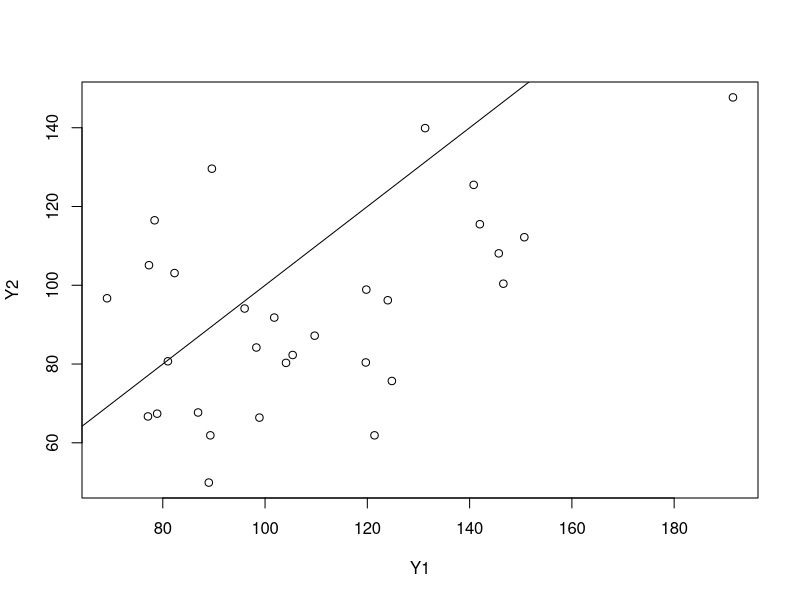

Here is the R script that generated this plot:
require("MASS")
?immer

# 2a plot the data
Y1 = immer[["Y1"]]
Y2 = immer[["Y2"]]
plot(Y1,Y2)
abline(a=0,b=1)

# 2b program wilcoxon signed rank test myself
wilcoxon.signed <- function(x, y, N.permute){
  # tests whether x is significantly larger
  # returns p-value
  stopifnot(length(x) == length(y))
  d <-  x - y
  v <- signed.rank.stat(d)
  d.permutations <-  rand.flip.sign(d, N.permute)
  v.distribution <- apply(d.permutations, 1, signed.rank.stat)
  p.val <- empirical.pval(v, v.distribution)
  return(p.val)
}

empirical.pval <- function(statistic, distribution){
  pval <- (sum(distribution >= statistic) + 1)/(length(distribution) + 1)
  return(pval)
}

signed.rank.stat <- function(diff){
  absranks <- rank(abs(diff))
  greater.zero <- diff > 0
  v.stat <- absranks %*% greater.zero
  v.stat <- v.stat[1,1]
  return(v.stat)
}

rand.flip.sign <- function(diff, N){
  result.matrix <- matrix(nrow = N, ncol = length(diff))
  for(k in 1:N){
    sign.mask <- sample(c(1,-1), length(diff), replace = T)
    result.matrix[k,] <- diff*sign.mask
  }
  return(result.matrix)
}

N.permutations <- 100000
wilcox.pval.me <- wilcoxon.signed(Y1, Y2, N.permutations)

# 2c compare to R
wilcox.res.r <- wilcox.test(x = Y1, y = Y2, alternative = "greater", paired = T, exact = F)
wilcox.res.r$p.value
wilcox.pval.me
